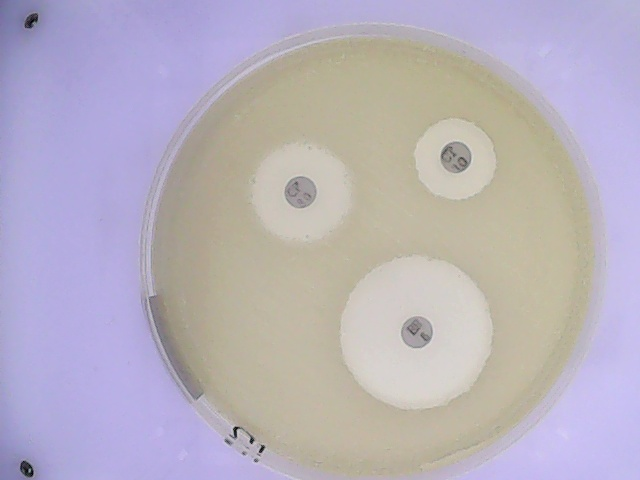
#> input picture data/TestPhoto/2024-03-07_11:44:13.jpg, 640 x 480 px, found by its file name
$ jupyter execute --allow-errors TEST.ipynb
#> lines starting #> are read from the running program, lines starting #| are printed output that depends on the picture; after the words box and inside, x2 and y2 are one past the last pixel; in counts of white or black regions, pixels touching at a corner belong together; long printed decimals are rounded
[cell 1]
import cv2
import numpy as np
import os
import pandas as pd

def find_petri_dish_contour_and_mask(image_path, save_path='./data/'):
    if not os.path.exists(save_path):
        os.makedirs(save_path)
    img = cv2.imread(image_path)
    if img is None:
        print(f"錯誤：無法載入圖像 {image_path}")
        return None
    hsv_img = cv2.cvtColor(img, cv2.COLOR_BGR2HSV)
    lower_yellow = np.array([5, 5, 0])
    upper_yellow = np.array([40, 255, 255])
    mask = cv2.inRange(hsv_img, lower_yellow, upper_yellow)
    contours, _ = cv2.findContours(mask, cv2.RETR_EXTERNAL, cv2.CHAIN_APPROX_SIMPLE)
    if contours:
        max_contour = max(contours, key=cv2.contourArea)
        cv2.drawContours(img, [max_contour], -1, (0, 255, 0), 2)
    save_contour_path = os.path.join(save_path, 'petri_dish_contour.jpg')
    cv2.imwrite(save_contour_path, img)
    save_mask_path = os.path.join(save_path, 'petri_dish_mask.jpg')
    cv2.imwrite(save_mask_path, mask)
    return save_contour_path, save_mask_path, max_contour

# [55 lines left out: function find_circle_radius, not called in this run]

#> (the rest of this cell did not finish here and is left out)

[cell 2]
import os
import cv2
import numpy as np

def Find_circle_radius(image_path):
    save_path = './data/'
    if not os.path.exists(save_path):
        os.makedirs(save_path)

    # 讀取圖像
    img = cv2.imread(image_path)
#> img is the input picture: shape (480, 640, 3); mean B, G, R 189.5, 177.2, 184.3
    if img is None:
        print("Error: No image provided")
        return None

    # 處理圖像
    hsv_img = cv2.cvtColor(img, cv2.COLOR_BGR2HSV)
#> hsv_img: shape (480, 640, 3); mean H, S, V 73.9, 42.7, 202.4
    lower_yellow = np.array([5, 5, 0])
    upper_yellow = np.array([40, 255, 255])
    mask_yellow = cv2.inRange(hsv_img, lower_yellow, upper_yellow)
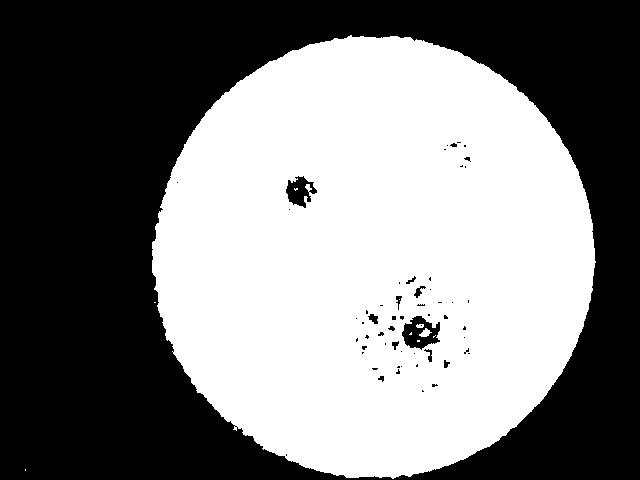
#> mask_yellow: shape (480, 640); 49.2% white; 10 white regions (7 under 20 px)
    cv2.imwrite(os.path.join(save_path, 'mask_yellow.jpg'), mask_yellow)

    contours, _ = cv2.findContours(mask_yellow, cv2.RETR_EXTERNAL, cv2.CHAIN_APPROX_SIMPLE)
#> contours = 3 contours, 2 with area under 20; largest, box (x1, y1, x2, y2) and area: (152, 35, 596, 479) 152434
    if not contours:
        print("No contours found.")
        return None

    max_contour = max(contours, key=cv2.contourArea)
#> max_contour = contour of 759 points, box (x1, y1, x2, y2) (152, 35, 596, 479), area 152434
    mask = np.zeros_like(img, dtype=np.uint8)
    cv2.drawContours(mask, [max_contour], -1, (255, 255, 255), -1)
#> mask: shape (480, 640, 3); 49.8% white; 1 white region, box (x1, y1, x2, y2) and area: (152, 35, 596, 479) 153096
    masked_image = cv2.bitwise_and(img, mask)
    cv2.imwrite(os.path.join(save_path, 'masked_image.jpg'), masked_image)

    # 應用高斯模糊並再次轉換至HSV色彩空間
    blur = cv2.GaussianBlur(masked_image, (15, 15), 0)
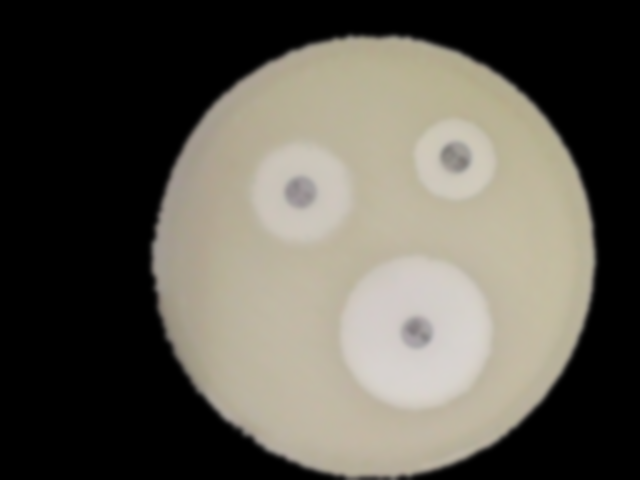
#> blur: shape (480, 640, 3); mean B, G, R 81.1, 90.2, 93.9
    img_hsv = cv2.cvtColor(blur, cv2.COLOR_BGR2HSV)
#> img_hsv: shape (480, 640, 3); mean H, S, V 11.1, 18.2, 93.9
    lower_green = np.array([10, 20, 150])
    upper_green = np.array([40, 60, 200])
    mask_green = cv2.inRange(img_hsv, lower_green, upper_green)
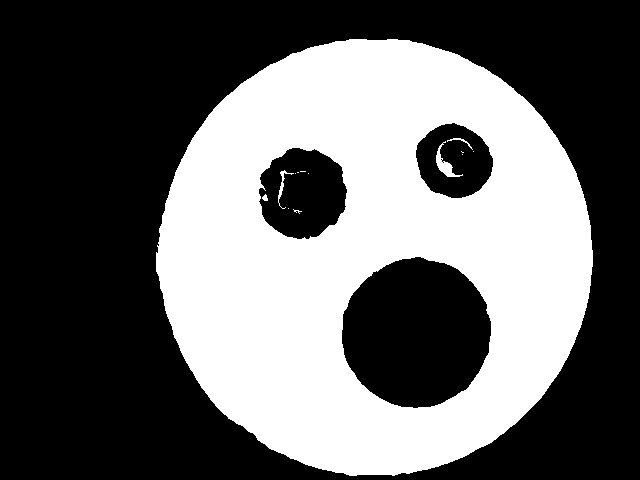
#> mask_green: shape (480, 640); 39.6% white; 14 white regions (9 under 20 px), largest, box (x1, y1, x2, y2) and area: (156, 39, 593, 476) 121062, (436, 141, 463, 177) 268, (278, 170, 294, 209) 108, (447, 138, 473, 150) 51, (262, 194, 268, 201) 28
    cv2.imwrite(os.path.join(save_path, 'mask_green.jpg'), mask_green)

    kernel = cv2.getStructuringElement(cv2.MORPH_ELLIPSE, (7, 7))
    opening = cv2.morphologyEx(mask_green, cv2.MORPH_OPEN, kernel)
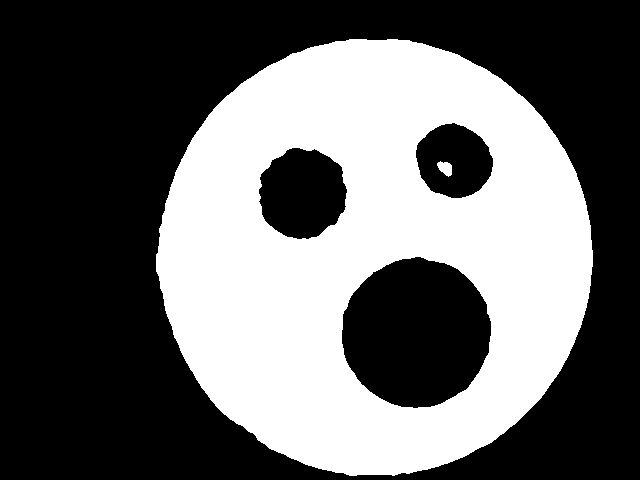
#> opening: shape (480, 640); 39.4% white; 2 white regions, box (x1, y1, x2, y2) and area: (156, 39, 593, 476) 121027, (437, 161, 452, 177) 159
    gradient = cv2.morphologyEx(opening, cv2.MORPH_GRADIENT, kernel)
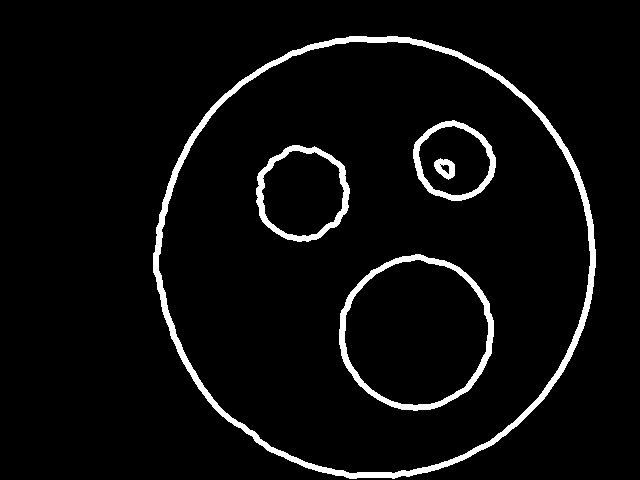
#> gradient: shape (480, 640); 4.7% white; 5 white regions
    cv2.imwrite(os.path.join(save_path, 'gradient.jpg'), gradient)

    contours, _ = cv2.findContours(gradient, cv2.RETR_TREE, cv2.CHAIN_APPROX_SIMPLE)
#> contours = 11 contours, 1 with area under 20; largest, box (x1, y1, x2, y2) and area: (153, 36, 596, 479) 152443, (158, 41, 591, 474) 145531, (339, 254, 494, 411) 18608, (344, 259, 489, 406) 16255, (256, 145, 350, 242) 6925
    final_image = img.copy()  # Copy the original image to draw final circles

    if contours:
        for contour in contours:
            (x, y), radius = cv2.minEnclosingCircle(contour)
            if cv2.contourArea(contour) > 1000:
                cv2.circle(final_image, (int(x), int(y)), int(radius), (255, 0, 0), 2)  # Draw circle on final image
#> this loop made 11 passes
#> (x, y, radius) on passes 1 to 8: (374.2, 256.8, 222.6), (373.6, 256.8, 217.6), (416, 332, 78.55), (416.2, 332.2, 73.35), (302.8, 193.2, 49.37), (302.5, 192.8, 44.12), (453.5, 160, 42.62), (453.5, 160, 37.23)
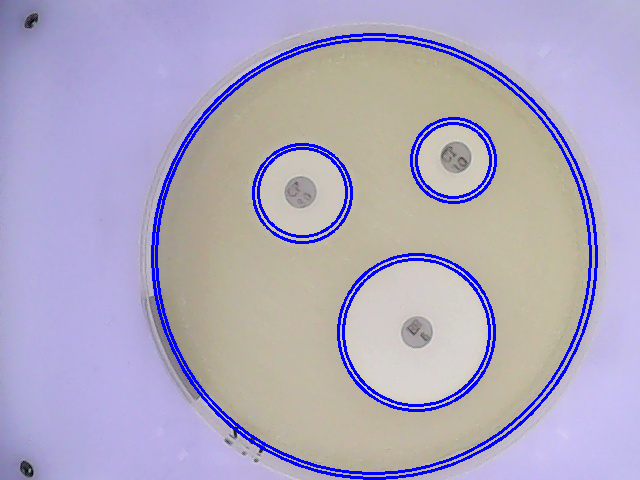
#> final_image: shape (480, 640, 3); 4.64% of pixels changed, all inside (x1, y1, x2, y2) = (151, 33, 598, 480)

    cv2.imwrite(os.path.join(save_path, 'circle.jpg'), final_image)  # Save the final image with circles drawn

    Central_x, Central_y, Radius, width, height, LT_x, LT_y, RB_x, RB_y, Site = [], [], [], [], [], [], [], [], [], []

    if contours:
        for contour in contours:
            x, y, w, h = cv2.boundingRect(contour)
            radius = int(w / 2)
            if w > 40:
                M = cv2.moments(contour)
                if M["m00"] != 0:
                    cX = int(M["m10"] / M["m00"])
                    cY = int(M["m01"] / M["m00"])
                    Central_x.append(cX)
                    Central_y.append(cY)
                    Radius.append(radius)
                    width.append(w)
                    height.append(h)
                    LT_x.append(x)
                    LT_y.append(y)
                    RB_x.append(x+w)
                    RB_y.append(y+h)
                    Site.append("O" if w > 400 else "I")
#> this loop made 11 passes
#> (x, y, w, h, radius, cX, cY) on passes 1 to 8: (153, 36, 443, 443, 221, 374, 256), (158, 41, 433, 433, 216, 374, 256), (339, 254, 155, 157, 77, 415, 332), (344, 259, 145, 147, 72, 415, 332), (256, 145, 94, 97, 47, 302, 193), (261, 150, 84, 87, 42, 302, 193), (413, 120, 83, 81, 41, 453, 160), (418, 125, 73, 71, 36, 453, 160)
#> after the loop, Central_x = [374, 374, 415, 415, 302, 302, 453, 453]; Central_y = [256, 256, 332, 332, 193, 193, 160, 160]; LT_x = [153, 158, 339, 344, 256, 261, 413, 418]; LT_y = [36, 41, 254, 259, 145, 150, 120, 125]; RB_x = [596, 591, 494, 489, 350, 345, 496, 491]; RB_y = [479, 474, 411, 406, 242, 237, 201, 196]; Radius = [221, 216, 77, 72, 47, 42, 41, 36]; Site = ['O', 'O', 'I', 'I', 'I', 'I', 'I', 'I']; height = [443, 433, 157, 147, 97, 87, 81, 71]; width = [443, 433, 155, 145, 94, 84, 83, 73]

    CD_list = pd.DataFrame({
        'Radius': Radius,
        'Central_x': Central_x,
        'Central_y': Central_y,
        'width': width,
        'height': height,
        'Site': Site,
        'lefttop_x': LT_x,
        'lefttop_y': LT_y,
        'rightbottom_x': RB_x,
        'rightbottom_y': RB_y,
    })
#> CD_list = table of 8 rows and 10 columns

    CD_list.to_csv(os.path.join(save_path, 'CD.csv'), index=False)
    CD_list.to_csv('CD.csv', index=False)

    return CD_list
# 主函數進行測試
if __name__ == '__main__':
    test_image_path = '/home/ubuntu/02.WGS/01.AnyDisc/data/References/2024-03-07_11:44:13.jpg'  # 修改為測試圖像的路徑
    result = Find_circle_radius(test_image_path)
#> result = table of 8 rows and 10 columns
    print(result)
#> (printed output is left out)

[cell 3]
# 算平均HSV
import os
import cv2
import numpy as np

def find_circle_radius_and_print_hsv_average(image_path):
    save_path = './data/'
    if not os.path.exists(save_path):
        os.makedirs(save_path)

    # 讀取圖像
    img = cv2.imread(image_path)
    if img is None:
        print("Error: No image provided.")
        return

    # 將圖像從BGR轉換到HSV色彩空間
    hsv_img = cv2.cvtColor(img, cv2.COLOR_BGR2HSV)
    lower_yellow = np.array([5, 5, 0])
    upper_yellow = np.array([40, 255, 255])
    mask_yellow = cv2.inRange(hsv_img, lower_yellow, upper_yellow)
    cv2.imwrite(os.path.join(save_path, 'mask_yellow.jpg'), mask_yellow)

    contours, _ = cv2.findContours(mask_yellow, cv2.RETR_EXTERNAL, cv2.CHAIN_APPROX_SIMPLE)
#> contours = 3 contours, 2 with area under 20; largest, box (x1, y1, x2, y2) and area: (152, 35, 596, 479) 152434
    if not contours:
        print("No contours found.")
        return

    max_contour = max(contours, key=cv2.contourArea)
    mask = np.zeros_like(img, dtype=np.uint8)
    cv2.drawContours(mask, [max_contour], -1, (255, 255, 255), -1)
    masked_image = cv2.bitwise_and(img, mask)
    masked_hsv = cv2.cvtColor(masked_image, cv2.COLOR_BGR2HSV)
#> masked_hsv: shape (480, 640, 3); mean H, S, V 10.9, 17.6, 93.9
    mean_val = cv2.mean(masked_hsv, mask=cv2.cvtColor(mask, cv2.COLOR_BGR2GRAY))
#> mean_val = (21.91, 35.3, 188.5, 0)

    # 直接打印HSV平均值
    print("Average HSV value in the contour: (Hue, Saturation, Value) =", mean_val[:3])
#| Average HSV value in the contour: (Hue, Saturation, Value) = (21.905, 35.302, 188.479)

if __name__ == '__main__':
    test_image_path = '/home/ubuntu/02.WGS/01.AnyDisc/data/TestPhoto/2024-03-07_11:44:13.jpg'  # 修改為測試圖像的路徑
    find_circle_radius_and_print_hsv_average(test_image_path)

[cell 4]
import os
import cv2
import numpy as np

def Find_circle_radius(image_path):
    save_path = './data/'
    if not os.path.exists(save_path):
        os.makedirs(save_path)

    # 讀取圖像
    img = cv2.imread(image_path)
    if img is None:
        print("Error: No image provided")
        return None

    # 處理圖像
    hsv_img = cv2.cvtColor(img, cv2.COLOR_BGR2HSV)
    lower_yellow = np.array([5, 5, 0])
    upper_yellow = np.array([40, 255, 255])
    mask_yellow = cv2.inRange(hsv_img, lower_yellow, upper_yellow)
    cv2.imwrite(os.path.join(save_path, 'mask_yellow.jpg'), mask_yellow)

    contours, _ = cv2.findContours(mask_yellow, cv2.RETR_EXTERNAL, cv2.CHAIN_APPROX_SIMPLE)
    if not contours:
        print("No contours found.")
        return None

    max_contour = max(contours, key=cv2.contourArea)
    mask = np.zeros_like(img, dtype=np.uint8)
    cv2.drawContours(mask, [max_contour], -1, (255, 255, 255), -1)
    masked_image = cv2.bitwise_and(img, mask)

    # 計算平均HSV值
    mean_val = cv2.mean(hsv_img, mask=cv2.cvtColor(mask, cv2.COLOR_BGR2GRAY))
    print("Average HSV value in the contour: (Hue, Saturation, Value) =", mean_val[:3])

    # 根據平均HSV值選擇遮罩參數
    lower_saturation = 30 if mean_val[1] >= 30 else 20
    lower_green = np.array([10, lower_saturation, 150])
    upper_green = np.array([40, 60, 200])

    # 應用高斯模糊並再次轉換至HSV色彩空間
    blur = cv2.GaussianBlur(masked_image, (15, 15), 0)
    img_hsv = cv2.cvtColor(blur, cv2.COLOR_BGR2HSV)
    mask_green = cv2.inRange(img_hsv, lower_green, upper_green)
    cv2.imwrite(os.path.join(save_path, 'mask_green.jpg'), mask_green)

    kernel = cv2.getStructuringElement(cv2.MORPH_ELLIPSE, (7, 7))
    opening = cv2.morphologyEx(mask_green, cv2.MORPH_OPEN, kernel)
    gradient = cv2.morphologyEx(opening, cv2.MORPH_GRADIENT, kernel)
    cv2.imwrite(os.path.join(save_path, 'gradient.jpg'), gradient)

    contours, _ = cv2.findContours(gradient, cv2.RETR_TREE, cv2.CHAIN_APPROX_SIMPLE)
    final_image = img.copy()  # Copy the original image to draw final circles

    if contours:
        for contour in contours:
            (x, y), radius = cv2.minEnclosingCircle(contour)
            if cv2.contourArea(contour) > 1000:
                cv2.circle(final_image, (int(x), int(y)), int(radius), (255, 0, 0), 2)  # Draw circle on final image

    cv2.imwrite(os.path.join(save_path, 'circle.jpg'), final_image)  # Save the final image with circles drawn

    Central_x, Central_y, Radius, width, height, LT_x, LT_y, RB_x, RB_y, Site = [], [], [], [], [], [], [], [], [], []

    if contours:
        for contour in contours:
            x, y, w, h = cv2.boundingRect(contour)
            radius = int(w / 2)
            if w > 40:
                M = cv2.moments(contour)
                if M["m00"] != 0:
                    cX = int(M["m10"] / M["m00"])
                    cY = int(M["m01"] / M["m00"])
                    Central_x.append(cX)
                    Central_y.append(cY)
                    Radius.append(radius)
                    width.append(w)
                    height.append(h)
                    LT_x.append(x)
                    LT_y.append(y)
                    RB_x.append(x+w)
                    RB_y.append(y+h)
                    Site.append("O" if w > 400 else "I")

    CD_list = pd.DataFrame({
        'Radius': Radius,
        'Central_x': Central_x,
        'Central_y': Central_y,
        'width': width,
        'height': height,
        'Site': Site,
        'lefttop_x': LT_x,
        'lefttop_y': LT_y,
        'rightbottom_x': RB_x,
        'rightbottom_y': RB_y,
    })

    CD_list.to_csv(os.path.join(save_path, 'CD.csv'), index=False)
    CD_list.to_csv('CD.csv', index=False)

    return CD_list
# 主函數進行測試
if __name__ == '__main__':
    test_image_path = '/home/ubuntu/02.WGS/01.AnyDisc/static/uploads/2023-10-06_08:56:26.jpg'  # 修改為測試圖像的路徑
    result = Find_circle_radius(test_image_path)
    print(result)

[cell 5]
# Best color difference method for Inhibition zone detection
import os
import cv2
import numpy as np

def Find_circle_radius(image_path):
    save_path = './data/'
    if not os.path.exists(save_path):
        os.makedirs(save_path)

    # 讀取圖像
    img = cv2.imread(image_path)
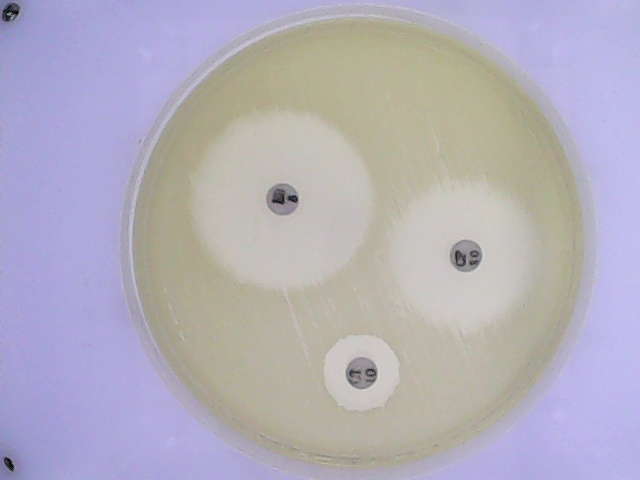
#> input picture data/TestPhoto/2023-08-25_15:52:36.jpg, 640 x 480 px, found by its file name
#> img is the input picture: shape (480, 640, 3); mean B, G, R 187.7, 175, 179.4
    if img is None:
        print("Error: No image provided")
        return None

    # 處理圖像
    hsv_img = cv2.cvtColor(img, cv2.COLOR_BGR2HSV)
#> hsv_img: shape (480, 640, 3); mean H, S, V 72.5, 39.8, 198.3
    lower_yellow = np.array([5, 5, 0])
    upper_yellow = np.array([40, 255, 255])
    mask_yellow = cv2.inRange(hsv_img, lower_yellow, upper_yellow)
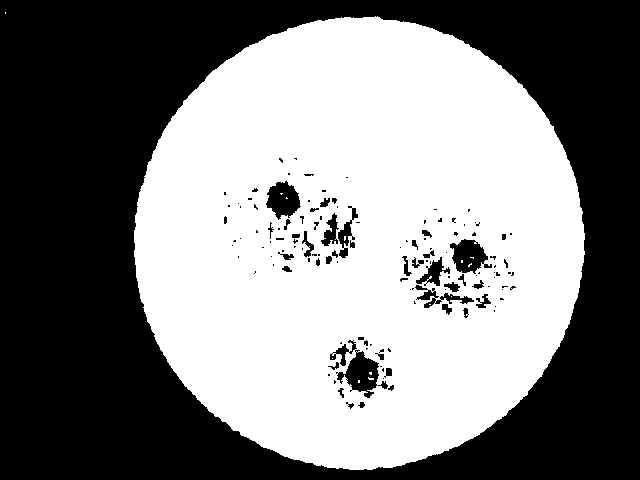
#> mask_yellow: shape (480, 640); 49.9% white; 14 white regions (13 under 20 px)
    cv2.imwrite(os.path.join(save_path, 'mask_yellow.jpg'), mask_yellow)

    contours, _ = cv2.findContours(mask_yellow, cv2.RETR_EXTERNAL, cv2.CHAIN_APPROX_SIMPLE)
#> contours = 2 contours, 1 with area under 20; largest, box (x1, y1, x2, y2) and area: (134, 16, 585, 470) 159024
    if not contours:
        print("No contours found.")
        return None

    max_contour = max(contours, key=cv2.contourArea)
#> max_contour = contour of 690 points, box (x1, y1, x2, y2) (134, 16, 585, 470), area 159024
    mask = np.zeros_like(img, dtype=np.uint8)
    cv2.drawContours(mask, [max_contour], -1, (255, 255, 255), -1)
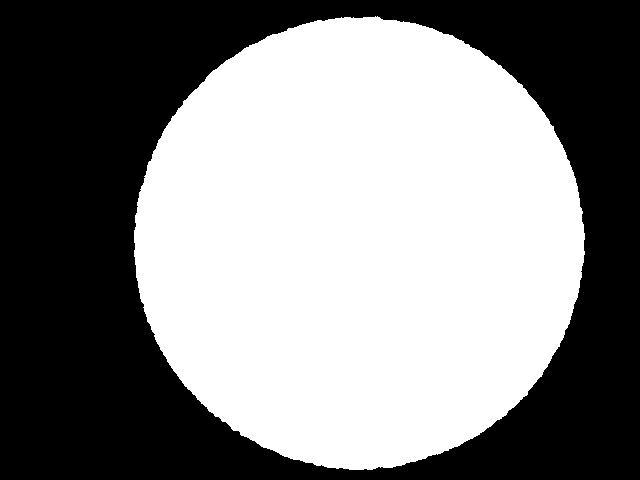
#> mask: shape (480, 640, 3); 52% white; 1 black region, box (x1, y1, x2, y2) and area: (0, 0, 640, 480) 147519
    masked_image = cv2.bitwise_and(img, mask)
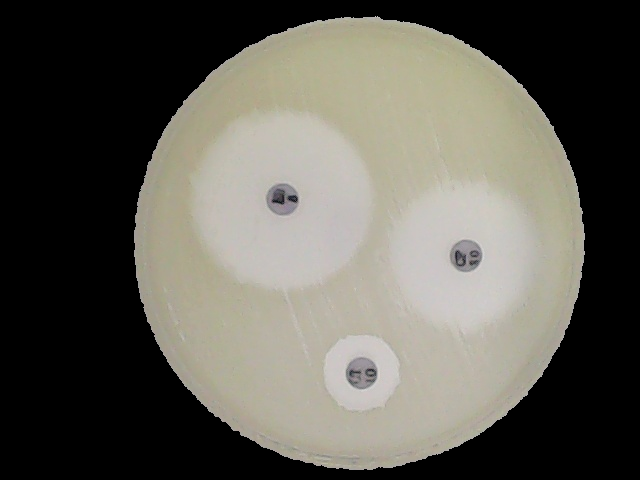
#> masked_image: shape (480, 640, 3); mean B, G, R 84.4, 92.7, 95

    # 計算平均HSV值
    mean_val = cv2.mean(hsv_img, mask=cv2.cvtColor(mask, cv2.COLOR_BGR2GRAY))
#> mean_val = (25.46, 29.09, 182.8, 0)
    print("Average HSV value in the contour: (Hue, Saturation, Value) =", mean_val[:3])
#| Average HSV value in the contour: (Hue, Saturation, Value) = (25.461, 29.090, 182.762)
#> (the rest of the program and of its run is left out)
